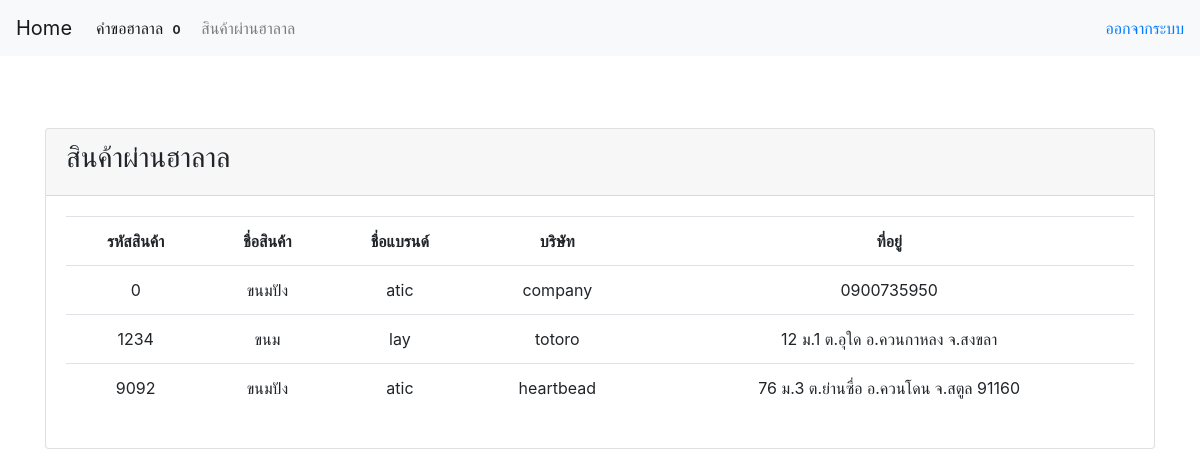
/admin/productpas.php, run on the app's committed database.
### tables this page shows
CREATE TABLE `product` (
  `procduct_id` int(10) NOT NULL,
  `product_name` varchar(100) DEFAULT NULL,
  `product_brand` varchar(100) DEFAULT NULL,
  `product_company` varchar(100) DEFAULT NULL,
  `product_add` varchar(100) DEFAULT NULL,
  `mem_id` int(11) DEFAULT NULL,
  `status` varchar(15) DEFAULT NULL,
  `img` varchar(255) DEFAULT NULL
);

### admin/productpas.php (the view, shortened to what this page needs)
<?php
    require 'header2.php';
    require '../config/db.php';
    $sql = "SELECT * From product where status ='อนุมัติ'";
    $stm = $connection->prepare($sql);
    $stm->execute();
    $show = $stm->fetchAll(PDO::FETCH_ASSOC);
?>
<div>
    <div class="container mt-5">
        <div class="card">
            <div class="card-header">
            <h3>สินค้าผ่านฮาลาล</h3>
            </div>
            <div class="card-body">
            <table class = "table table-bordared">
                    <tr>
                        <th><center>รหัสสินค้า</center></th>
                        <th><center>ชื่อสินค้า</center></th>
                        <th><center>ชื่อแบรนด์</center></th>
                        <th><center>บริษัท</center></th>
                        <th><center>ที่อยู่</center></th>
                    </tr>
                    <?php foreach($show as $get): ?>
                    <tr>
                        <td><center><?= $get['procduct_id']; ?></center></td>
                        <td><center><?= $get['product_name']; ?></center></td>
                        <td><center><?= $get['product_brand']; ?></center></td>
                        <td><center><?= $get['product_company']; ?></center></td>
                        <td><center><?= $get['product_add']; ?></center></td>
                    </tr>
                    <?php endforeach; ?>
            </div>
        </div>
    </div>
</div>

### admin/header2.php (shortened to what this page needs)
<?php
    require '../config/db.php';
    $sql = "SELECT * from product where status='กำลังตรวจสอบ'";
    $stm= $connection->prepare($sql);
    $stm->execute();
    $count = $stm->rowCount();
?>
<!DOCTYPE html>
<html lang="en">
<head>
    <link rel="stylesheet" href="https://stackpath.bootstrapcdn.com/bootstrap/4.4.1/css/bootstrap.min.css">
</head>
<body>
<nav class="navbar navbar-expand-lg navbar-light bg-light">
  <a class="navbar-brand" href="index.php">Home</a>
  <div class="collapse navbar-collapse" id="navbarSupportedContent">
    <ul class="navbar-nav mr-auto">
      <li class="nav-item active">
        <a class="nav-link" href="reque.php">คำขอฮาลาล <span class="badge badge-light"><?php echo $count; ?></span></a>
      </li>
      <li class="nav-item">
        <a class="nav-link" href="productpas.php">สินค้าผ่านฮาลาล</a>
      </li>
    </ul>
    <form class="form-inline my-2 my-lg-0">
      <a href="../login.php">ออกจากระบบ</a>
    </form>
  </div>
</nav>
</body>
</html>

### data on the page
product: procduct_id "0", product_name "ขนมปัง", product_brand "atic", product_company "company", product_add "0900735950"
product: procduct_id "1234", product_name "ขนม", product_brand "lay", product_company "totoro", product_add "12 ม.1 ต.อุใด อ.ควนกาหลง จ.สงขลา"
product: procduct_id "9092", product_name "ขนมปัง", product_brand "atic", product_company "heartbead", product_add "76 ม.3 ต.ย่านซื่อ อ.ควนโดน จ.สตูล 91160"

### other printed values
$count "0"
